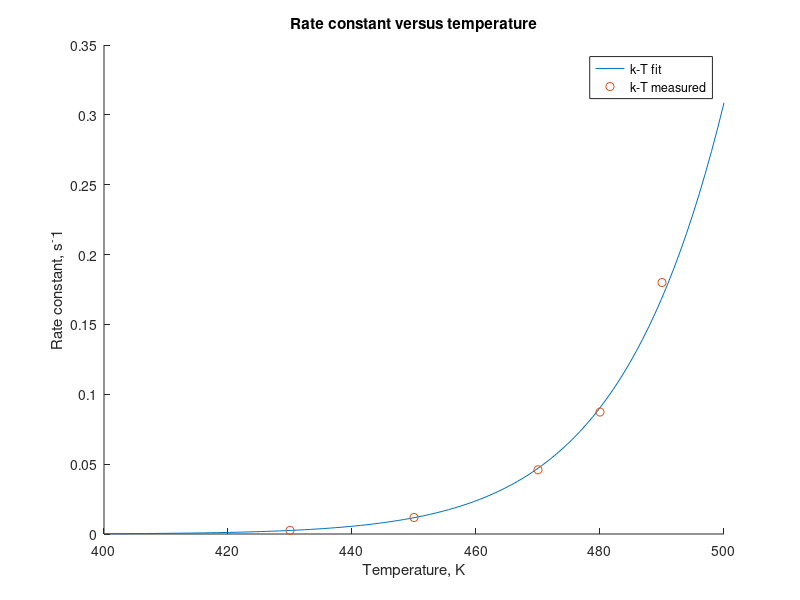

The MATLAB script that drew this image:

%{
k = k0*exp(-Ea/(RT))
lnk0 - 1/(RT)*Ea = lnk
hence, 
lnk0 - 1/(RT1) * Ea = lnk1;
lnk0 - 1/(RT2) * Ea = lnk2;
...
lnk0 - 1/(RT5) * Ea = lnk5;

Assume, x1 = lnk0, x2= Ea; b=[lnk1; lnk2;...;lnk5];
A=[1, -1/(RT1); 1, -1/(RT2);... ; 1, -1/(RT5);

Ax=b, linear system.
%}
clc;
clear all;
close;
T=[430, 450, 470, 480, 490]';
k=[0.0026, 0.0118, 0.0460, 0.0873, 0.1800]';
A=ones(5,1);
A(:,2)=-1/8.314./T;
b=log(k);
x=inv(A'*A)*A'*b; % least-squares solution to the normal equations: 
%from the book "Modeling and Analysis Principles for Chemical & Biological
%Engineers".
k0=exp(x(1)); %calculate pre-exponential factor.
t=linspace(400,500); %prepare for ploting
y=k0.*exp(-x(2)/8.312./t); % y is least-squares fitting value.
figure
hold on;
plot(t,y);
plot(T,k,'o');
legend('k-T fit', 'k-T measured')
title('Rate constant versus temperature')
xlabel('Temperature, K');
ylabel('Rate constant, s^-1')
sprintf('Pre-exponential factor k0= %g', k0)
sprintf('Activation Energy Ea= %g J/mol', x(2))




